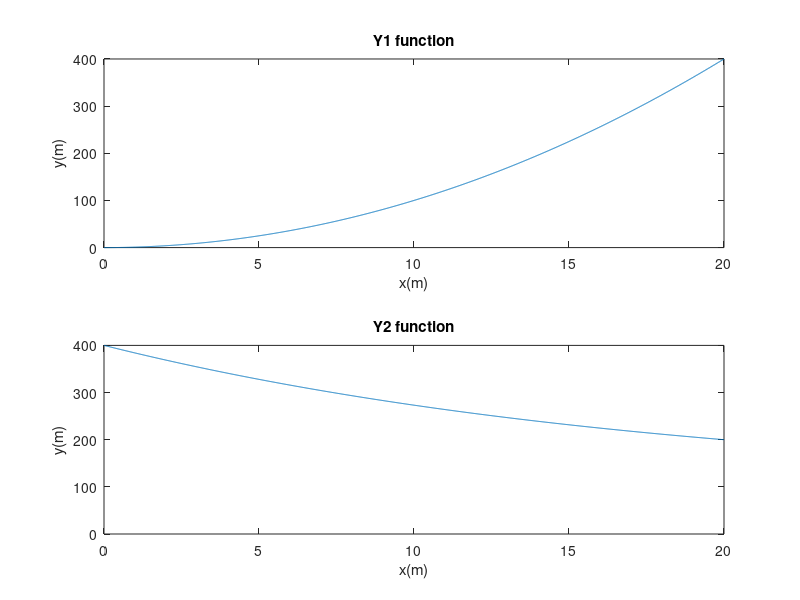

MATLAB code for this plot:
% demo
clear all %clears all the variables in the workspace
close all %closes all the figures that were open
clc %clears the command window

% load data
load data.mat %loads the data

% plot
figure(1) %opens the figure
subplot(2,1,1) %activates the first figure in a 2-row 1-column figure
plot(x,y1) %plot function 1
xlabel('x(m)') %writes the x-label
ylabel('y(m)') %writes the y-label
axis([0 20 0 400]) %sets the values for the x- and y-axes.
title('Y1 function') %writes the title for the figure
subplot(2,1,2)
plot(x,y2)
xlabel('x(m)')
ylabel('y(m)')
axis([0 20 0 400])
title('Y2 function')

% compute integrals
integral1 = trapz(x,y1); %computes the integral of function 1.
integral2 = trapz(x,y2);
disp(['Intregral(Y1) = ' num2str(integral1) ' m2, Integral(Y2) = ' num2str(integral2) ' m2.']) %displays the results in the command window

% compute average values
average1 = mean(y1); %computes the average value of function 1.
average2 = mean(y2);
disp(['Mean(Y1) = ' num2str(average1) ' m, Mean(Y2) = ' num2str(average2) ' m.'])